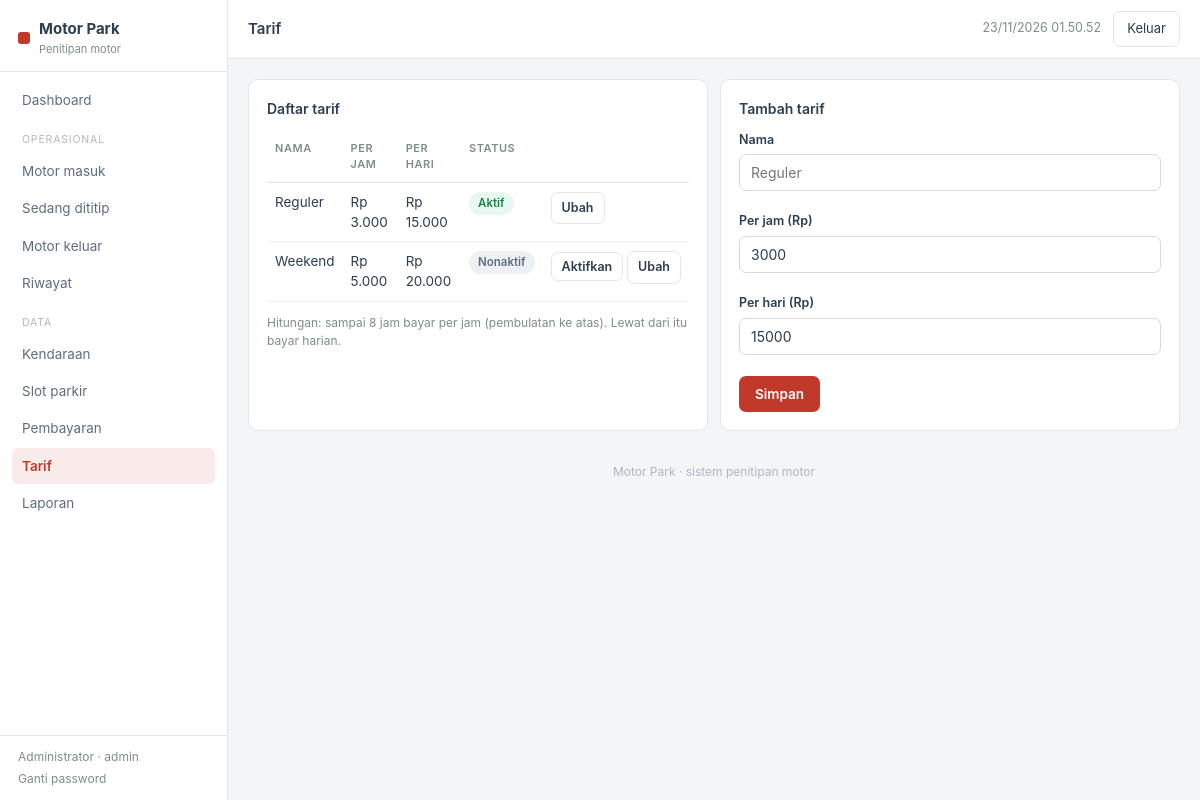
The page /pembayaran/tarif.php (signed in) on the database its author committed.
### tables this page shows
CREATE TABLE IF NOT EXISTS `tarif` (
  `id` INT UNSIGNED NOT NULL AUTO_INCREMENT,
  `nama_tarif` VARCHAR(50) NOT NULL,
  `tarif_per_jam` INT UNSIGNED NOT NULL DEFAULT 3000,
  `tarif_per_hari` INT UNSIGNED NOT NULL DEFAULT 15000,
  `is_aktif` TINYINT(1) NOT NULL DEFAULT 0,
  `created_at` TIMESTAMP NOT NULL DEFAULT CURRENT_TIMESTAMP,
  `updated_at` TIMESTAMP NOT NULL DEFAULT CURRENT_TIMESTAMP ON UPDATE CURRENT_TIMESTAMP,
  PRIMARY KEY (`id`),
  KEY `idx_aktif` (`is_aktif`)
);

### config/functions.php (called while the page is built, shortened)
<?php
function e($str) {
    return htmlspecialchars((string)($str ?? ''), ENT_QUOTES, 'UTF-8');
}
function rupiah($angka) {
    return 'Rp ' . number_format((int)$angka, 0, ',', '.');
}

### pembayaran/tarif.php (the view, shortened to what this page needs)
<?php
require_once __DIR__ . '/../includes/header.php';
$rows = $pdo->query("SELECT * FROM tarif ORDER BY is_aktif DESC, id DESC")->fetchAll();
$edit = null;
?>
<div class="grid2">
  <div class="panel">
    <h3>Daftar tarif</h3>
    <table>
      <thead><tr><th>Nama</th><th>Per jam</th><th>Per hari</th><th>Status</th><th></th></tr></thead>
      <tbody>
      <?php foreach ($rows as $t): ?>
        <tr>
          <td><?= e($t['nama_tarif']) ?></td>
          <td><?= rupiah($t['tarif_per_jam']) ?></td>
          <td><?= rupiah($t['tarif_per_hari']) ?></td>
          <td><?= $t['is_aktif'] ? '<span class="badge b-lunas">Aktif</span>' : '<span class="badge">Nonaktif</span>' ?></td>
          <td style="white-space:nowrap">
            <?php if (!$t['is_aktif']): ?>
            <form method="post" style="display:inline"><button class="btn btn-grey btn-small">Aktifkan</button></form>
            <?php endif; ?>
            <a class="btn btn-grey btn-small" href="?edit=<?= (int)$t['id'] ?>">Ubah</a>
          </td>
        </tr>
      <?php endforeach; ?>
      </tbody>
    </table>
    <p style="font-size:12px;color:#7F8C8D">Hitungan: sampai 8 jam bayar per jam (pembulatan ke atas). Lewat dari itu bayar harian.</p>
  </div>
  <div class="panel">
    <h3><?= $edit ? 'Ubah tarif' : 'Tambah tarif' ?></h3>
    <form method="post">
      <label>Nama</label><input name="nama_tarif" required value="<?= e($edit['nama_tarif'] ?? '') ?>" placeholder="Reguler">
      <br><br><label>Per jam (Rp)</label><input type="number" name="tarif_per_jam" required min="500" step="500" value="<?= e($edit['tarif_per_jam'] ?? '3000') ?>">
      <br><br><label>Per hari (Rp)</label><input type="number" name="tarif_per_hari" required min="1000" step="500" value="<?= e($edit['tarif_per_hari'] ?? '15000') ?>">
      <br><br><button class="btn btn-red" type="submit">Simpan</button>
    </form>
  </div>
</div>
<?php require_once __DIR__ . '/../includes/footer.php'; ?>

### assets/css/style.css (style rules this page uses)
:root { --red:#C0392B; --red-dark:#922B21; --red-soft:#F9EBE9; --ink:#2C3E50; --muted:#7F8C8D; --line:#E3E6E9; --bg:#F4F5F6; --white:#FFFFFF; --green:#1E8449; --green-soft:#E8F8F0; --amber:#9A7D0A; --amber-soft:#FCF3CF; }
* { box-sizing:border-box }
body { margin:0;font-family:-apple-system,"Segoe UI",Roboto,Arial,sans-serif;background:var(--bg);color:var(--ink);font-size:14px;line-height:1.5 }
a { color:var(--red);text-decoration:none }
.panel { background:var(--white);border:1px solid var(--line);border-radius:10px;padding:18px;margin-bottom:16px }
.panel h3 { margin:0 0 12px;font-size:14px;font-weight:600 }
.grid2 { display:grid;grid-template-columns:1fr 1fr;gap:12px }
table { width:100%;border-collapse:collapse;font-size:13.5px }
th,td { padding:9px 8px;border-bottom:1px solid #EEF1F3;text-align:left;vertical-align:top }
th { font-size:11px;text-transform:uppercase;letter-spacing:.05em;color:var(--muted);font-weight:600;border-bottom:1px solid var(--line) }
.badge { display:inline-block;padding:3px 9px;border-radius:99px;font-size:11.5px;font-weight:600;background:#EEF1F3;color:#5D6D7E }
.b-selesai,.b-lunas,.b-tersedia { background:var(--green-soft);color:var(--green) }
label { font-size:12.5px;font-weight:600;display:block;margin-bottom:5px }
input,select,textarea { width:100%;padding:9px 11px;border:1px solid #D5DADF;border-radius:7px;font-size:14px;font-family:inherit;background:#fff;color:var(--ink) }
.btn { display:inline-block;padding:9px 15px;border-radius:7px;border:1px solid transparent;cursor:pointer;font-size:13.5px;font-weight:600;font-family:inherit }
.btn-red { background:var(--red);color:#fff }
.btn-grey { background:#fff;border-color:var(--line);color:var(--ink) }
.btn-small { padding:6px 10px;font-size:12.5px }

### rows shown on the page
tarif: nama_tarif "Reguler", tarif_per_jam "Rp 3.000", tarif_per_hari "Rp 15.000", is_aktif "Aktif"
tarif: nama_tarif "Weekend", tarif_per_jam "Rp 5.000", tarif_per_hari "Rp 20.000", is_aktif "Nonaktif"

### other values the page prints
$user['nama_lengkap'] "Administrator"
$user['role'] "admin"
$title "Tarif"
